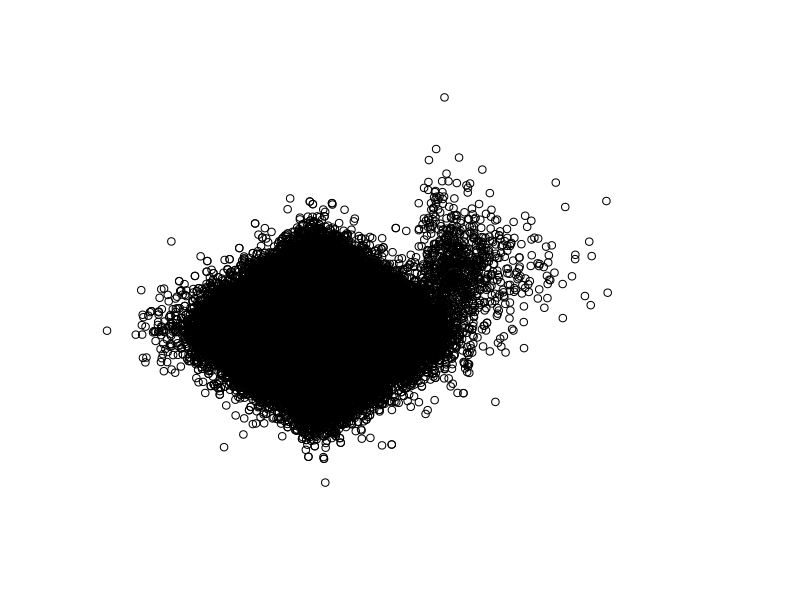

The R source for this figure: (Note: a time limit stopped this script after it produced the figure.)
## ---- chunk 1
approx_inverse <- function(A, k) {
  # Compute eigenvalues and eigenvectors
  eig <- eigen(A)
  
  # Sort eigenvalues and eigenvectors
  idx <- order(eig$values, decreasing = TRUE)
  eigenvalues <- eig$values[idx]
  eigenvectors <- eig$vectors[, idx]
  
  # Select top k eigenvalues and eigenvectors
  eigenvalues_k <- eigenvalues[1:k]
  eigenvectors_k <- eigenvectors[, 1:k]
  
  # Compute approximate inverse
  inv_eigenvalues_k <- 1 / eigenvalues_k
  approx_inv <- eigenvectors_k %*% diag(inv_eigenvalues_k) %*% t(eigenvectors_k)
  
  return(approx_inv)
}

## ---- chunk 2
sim_mat <- function(n) {
  p <- qr.Q(qr(matrix(rnorm(n^2), n)))
  Sigma <- crossprod(p, p*(n:1))
  return(Sigma)
}
sim_mat(100)[1:10,1:10]
## ---- chunk 3

Sigma <- sim_mat(2000)
Sigma.inv <- solve(Sigma)
Sigma.inv.approx <- approx_inverse(Sigma, 10)
a <- eigen(Sigma)
cor(c(Sigma.inv), c(Sigma.inv.approx))
plot(c(Sigma.inv), c(Sigma.inv.approx))
## ---- chunk 4
install.packages("microbenchmark")
library(microbenchmark)
library(dplyr)

fn1 <- function(n, approx) {
    Sigma <- sim_mat(n)
    t1 <- Sys.time()
    Sigma.inv <- solve(Sigma)
    t1 <- Sys.time() - t1
    t2 <- Sys.time()
    Sigma.inv.approx <- approx_inverse(Sigma, approx)
    t2 <- Sys.time() - t2
    a <- cor(c(Sigma.inv), c(Sigma.inv.approx))
    tibble(cor=a, k=approx, time1=t1, time2=t2)
}

fn1(1000, 10)


microbenchmark()


param <- expand.grid(
    n = 
)
## ---- chunk 5

A <- sim_mat(2000)

eig <- eigen(A)

Ainv <- solve(A)
Ainv2 <- eig$vectors %*% diag(1/eig$values) %*% t(eig$vectors)

cor(c(Ainv), c(Ainv2))

i <- sample(1:2000, 400)

Ainvs <- solve(A[i, i])
Ainv2s <- eig$vectors[i,] %*% diag(1/eig$values) %*% t(eig$vectors[i,])

cor(c(Ainvs), c(Ainv2s))

plot(c(Ainvs), c(Ainv2s))

plot(c(Ainv), c(Ainv2))







# Sort eigenvalues and eigenvectors
idx <- order(eig$values, decreasing = TRUE)
eigenvalues <- eig$values[idx]
eigenvectors <- eig$vectors[, idx]

# Select top k eigenvalues and eigenvectors
eigenvalues_k <- eigenvalues[1:k]
eigenvectors_k <- eigenvectors[, 1:k]

# Compute approximate inverse
inv_eigenvalues_k <- 1 / eigenvalues_k
approx_inv <- eigenvectors_k %*% diag(inv_eigenvalues_k) %*% t(eigenvectors_k)

return(approx_inv)

## ---- chunk 6
sessionInfo()
